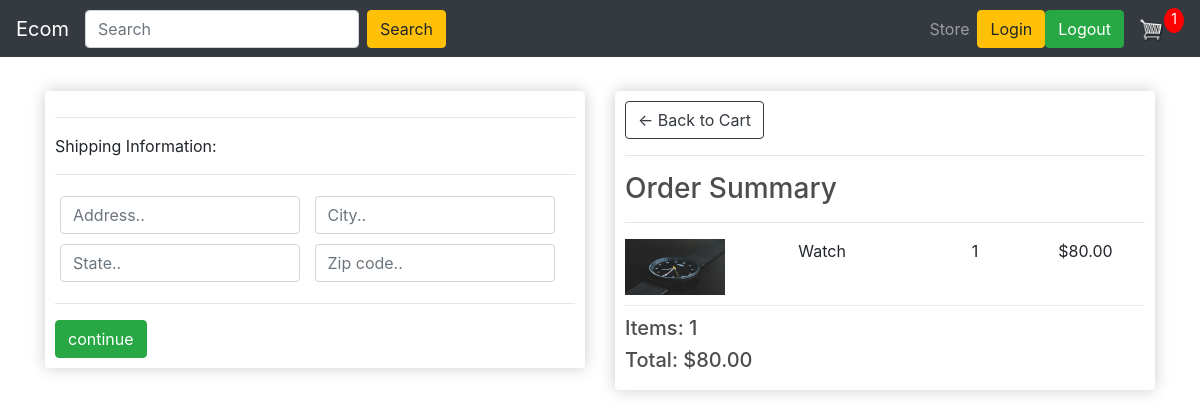
Screenshot of /checkout/ (signed in) with the database file from the repository.
### store/models.py (models this page shows, shortened)
class OrderItem(models.Model):
    product = models.ForeignKey(Product,on_delete=models.SET_NULL,null=True,blank=True)
    order = models.ForeignKey(Order,on_delete=models.SET_NULL,null=True,blank=True)
    quantity = models.IntegerField(default=0,null=True,blank=True)
    date_added = models.DateTimeField(auto_now_add=True)
    @property
    def get_total(self):
        total = self.product.price * self.quantity
        return total

class Product(models.Model):
    name = models.CharField(max_length=200,null=True)
    price = models.DecimalField(max_digits=7, decimal_places=2)
    digital = models.BooleanField(default=False,null=True,blank=True)
    image = models.ImageField(null=True,blank=True)
    @property
    def imageURL(self):
        try:
            url = self.image.url
        except:
            url = ''
        return url

class Order(models.Model):
    customer = models.ForeignKey(Customer,on_delete=models.SET_NULL,null=True,blank=True)
    date_ordered = models.DateTimeField(auto_now_add=True)
    complete = models.BooleanField(default=False,null=True,blank=True)
    transaction_id = models.CharField(max_length=200,null=True)
    @property
    def shipping(self):
        shipping = False
        orderitems = self.orderitem_set.all()
        for i in orderitems:
            if i.product.digital == False:
                shipping = True
        return shipping
    @property
    def get_cart_total(self):
        orderitems = self.orderitem_set.all()
        total = sum([item.get_total for item in orderitems])
        return total
    @property
    def get_cart_item(self):
        orderitems = self.orderitem_set.all()
        total = sum([item.quantity for item in orderitems])
        return total

### store/views.py (the view)
# urls.py: path('checkout/', views.checkout, name='checkout'),
def checkout(request):
    data = cartData(request)
    items = data['items']
    order = data['order']
    cartItems = data['cartItems']
    context = {'items': items, 'order': order, 'cartItems': cartItems}
    return render(request, 'store/checkout.html', context)

### store/utils.py (called while the page is built)
def cartData(request):
    if request.user.is_authenticated:
        customer = request.user.customer
        order, created = Order.objects.get_or_create(customer=customer, complete=False)
        items = order.orderitem_set.all()
        cartItems = order.get_cart_item
    else:
        cookieData = cookieCart(request)
        items = cookieData['items']
        order = cookieData['order']
        cartItems = cookieData['cartItems']
    return {'cartItems': cartItems, 'order': order, 'items': items}

### store/templates/store/checkout.html (shortened to what this page needs)
{% extends 'store/main.html' %}
{% load static %}
{% block content %}
<div class="row">
    <div class="col-lg-6">
        <div class="box-element" id="form-wrapper">
            <form id="form">
                <div id="shipping-info">
                    <hr>
						<p>Shipping Information:</p>
						<hr>
						<div class="form-field">
							<input class="form-control" type="text" name="address" placeholder="Address..">
						</div>
						<div class="form-field">
							<input class="form-control" type="text" name="city" placeholder="City..">
						</div>
						<div class="form-field">
							<input class="form-control" type="text" name="state" placeholder="State..">
						</div>
						<div class="form-field">
							<input class="form-control" type="text" name="zipcode" placeholder="Zip code..">
						</div>
                </div>
                <hr>
                <input id="form-button" class="btn btn-success btn-black" type="submit" value="continue">
            </form>
        </div>
        <br>
    </div>
    <div class="col-lg-6">
        <div class="box-element" id="form-wrapper">
         <a class="btn btn-outline-dark" href="{% url 'cart' %}">&#x2190; Back to Cart</a>
         <hr>
         <h3>Order Summary</h3>
         <hr>
         {% for item in items %}
         <div class="cart-row">
            <div style="flex: 2;"><img class="row-image" src="{{item.product.imageURL}}"></div>
            <div style="flex: 2;"><p>{{item.product.name}}</p></div>
            <div style="flex: 1;"><p>{{item.quantity}}</p></div>
            <div style="flex: 1;"><p>${{item.product.price|floatformat:2}}</p></div>
         </div>
         {% endfor %}
         <h5>Items:  {{order.get_cart_item}}</h5>
         <h5>Total:  ${{order.get_cart_total}}</h5>
        </div>
    </div>
</div>
{% endblock content %}

### static/css/main.css (style rules this page uses)
body { background-color: hsl(0, 0%, 98%); }
h1,h2,h3,h4,h5,h6 { color:hsl(0, 0%, 30%); }
.box-element { box-shadow:hsl(0, 0%, 80%) 0 0 16px; background-color: #fff; border-radius: 4px; padding: 10px; }
.col-lg-4, .col-lg-6, .col-lg-8, .col-lg-12 { margin-top: 10px; }
.btn { border-radius: 0; }
.row-image { width: 100px; }
.form-field { width:250px; display: inline-block; padding: 5px; }
.cart-row { display: flex; align-items: flex-stretch; padding-bottom: 10px; margin-bottom: 10px; border-bottom: 1px solid #ececec; }

### rows the page displays
OrderItem: product.imageURL (picture), product.name "Watch", quantity "1", product.price "80.00"
Order: get_cart_item "1", get_cart_total "80.00"

### other values shown
{{ cartItems }} "1"
